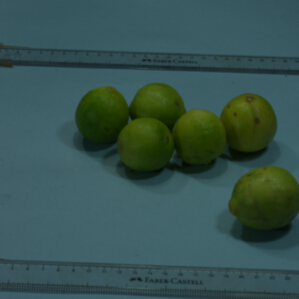
#> input picture lemons1.jpeg, 299 x 299 px; the run also reads 1 picture not shown here
$ jupyter execute Lemon_Counter_final.ipynb
#> lines starting #> are read from the running program, lines starting #| are printed output that depends on the picture; after the words box and inside, x2 and y2 are one past the last pixel; in counts of white or black regions, pixels touching at a corner belong together; long printed decimals are rounded
For this task of counting the lemons from images, I used Computer Vision library(OpenCV).
  With the help of OpenCV and image processing algorithms, first I preprocess the image, detect color for lemons, then to distinguish between boundary of object and it's background I use morphological operations. Finally contour tracking for counting the number of objects.

[cell 1]
# Importing libraries
import numpy as np
import cv2
import matplotlib.pyplot as plt
import time
from google.colab.patches import cv2_imshow

# defining lemonCounter function
def lemonCounter(path):
  # starting time of execution
#> called with path = 'lemons1.jpeg'
  start_time = time.time()

  image = cv2.imread(path, 1)
#> image is the input picture: shape (299, 299, 3); mean B, G, R 78.6, 82.5, 54.2

  # Color detection for different green modes for lemons
  lower, upper = ([25,52,72], [102,255,255])  # pixels other range get dark
  lower = np.array(lower, dtype = "uint8")
  upper = np.array(upper, dtype = "uint8")
  kernal = np.ones((7,7), 'uint8')
  mask = cv2.inRange(image, lower, upper)
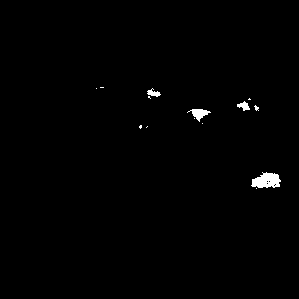
#> mask: shape (299, 299); 0.73% white; 14 white regions (10 under 20 px), largest, box (x1, y1, x2, y2) and area: (251, 172, 281, 188) 338, (187, 109, 211, 122) 138, (237, 101, 250, 111) 70, (147, 88, 161, 97) 64
  green_mask = cv2.dilate(mask, kernal)
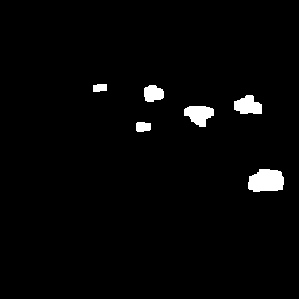
#> green_mask: shape (299, 299); 2.3% white; 6 white regions, box (x1, y1, x2, y2) and area: (248, 169, 284, 192) 683, (184, 106, 214, 127) 431, (234, 95, 262, 114) 395, (144, 85, 164, 102) 272, (136, 122, 151, 132) 134, (93, 84, 107, 92) 101
  output = cv2.bitwise_and(image, image, mask = green_mask)
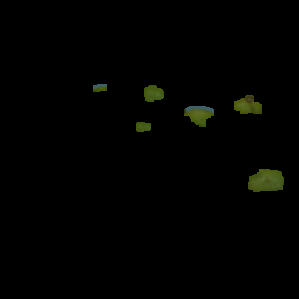
#> output: shape (299, 299, 3); mean B, G, R 0.7, 2, 1.6

  #gray correction of image
  gray = cv2.cvtColor(output, cv2.COLOR_BGR2GRAY)
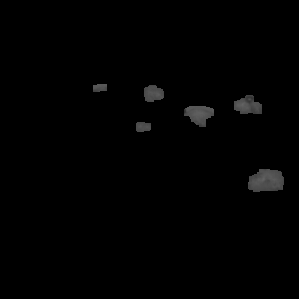
#> gray: shape (299, 299); min 0, max 100, mean 1.8
  gray = np.array(255 * (gray / 255) ** 1.3, dtype='uint8')

  # filtering image, applying gaussian blur with kernel size (7,7)
  gray = cv2.GaussianBlur(gray, (7,7), cv2.BORDER_ISOLATED)
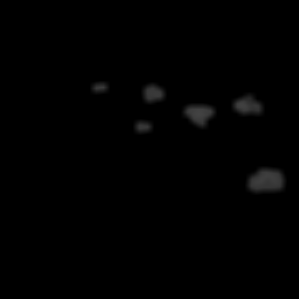
#> gray: shape (299, 299); min 0, max 67, mean 1.2

  # segmentation using otsu thresholding for seperation of background and object
  ret3,gray = cv2.threshold(gray,0,255,cv2.THRESH_BINARY+cv2.THRESH_OTSU)
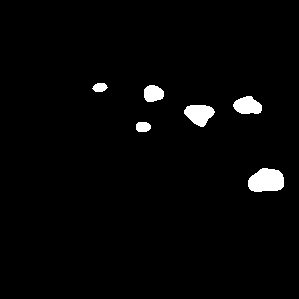
#> gray: shape (299, 299); 2.3% white; 6 white regions
#> ret3 = 22
  gray = cv2.GaussianBlur(gray, (7,7), cv2.BORDER_ISOLATED) #filtering again for removing unnecessary area
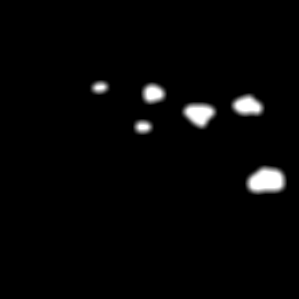
#> gray: shape (299, 299); min 0, max 255, mean 5.9

  # morphological operations for processing the image for elliptical objects
  kernel = cv2.getStructuringElement(cv2.MORPH_ELLIPSE, (5,5))
  gray = cv2.morphologyEx(gray, cv2.MORPH_OPEN, kernel, iterations=3)

  # using findContours function for finding white objects from black background
  count, hier = cv2.findContours(gray, cv2.RETR_CCOMP, cv2.CHAIN_APPROX_SIMPLE)
#> count = 6 contours; box (x1, y1, x2, y2) and area: (245, 165, 287, 195) 1018, (181, 102, 218, 130) 750, (230, 93, 265, 117) 648, (141, 82, 167, 105) 474, (133, 119, 154, 135) 258, (89, 80, 111, 95) 240
  num = str(len(count))
#> num = '6'
  end_time = time.time()
  time_taken = end_time-start_time

  return gray, image, time_taken, num

[cell 2]
paths = ['lemons1.jpeg', 'lemon1.jpg', 'lemon3.jpg', 'lemon4.jpg', 'lemon5.jpg', 'lemon7.jpg']
for path in paths:
  gray, img, time_taken, num = lemonCounter(path)
#> time_taken = 0.0313; num = '6'
  plt.figure(figsize = (8,8))
  plt.axis('off')
  plt.imshow(img)
  plt.show()
  plt.figure(figsize = (8,8))
  plt.axis('off')
  plt.imshow(gray)
  plt.show()
  print("Time taken for execution(in ms):", time_taken*1000)
#| Time taken for execution(in ms): 31.334
  print("Total number of lemons detected:", num)
#| Total number of lemons detected: 6
#> pass 2 of the loop `for path in paths:`:
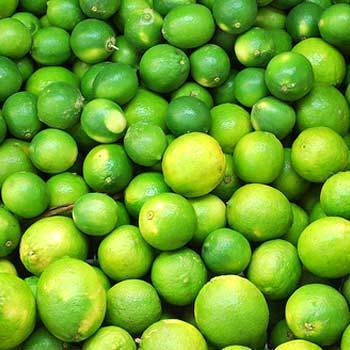
#> input picture lemon1.jpg, 350 x 350 px
#> in lemonCounter, image is the input picture: shape (350, 350, 3); mean B, G, R 41, 165.2, 109.4
#> in lemonCounter (call 2), `mask = cv2.inRange(image, lower, upper)`:
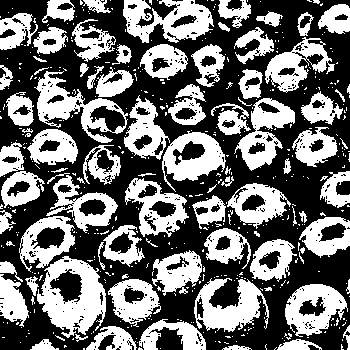
#> mask: shape (350, 350); 43.4% white; 495 white regions (409 under 20 px), largest, box (x1, y1, x2, y2) and area: (37, 256, 106, 338) 3078, (123, 0, 214, 43) 2268, (34, 71, 128, 143) 2205
#> green_mask: shape (350, 350); 83.6% white; 139 black regions (64 under 20 px), largest, box (x1, y1, x2, y2) and area: (240, 251, 350, 350) 2271, (257, 152, 345, 219) 1575, (251, 0, 321, 49) 954
#> output: shape (350, 350, 3)
#> ret3 = 98
#> in lemonCounter (call 2), `gray = cv2.morphologyEx(gray, cv2.MORPH_OPEN, kernel, iterations=3)`:
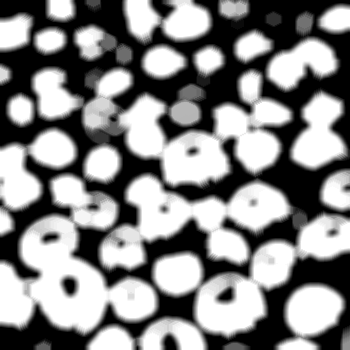
#> gray: shape (350, 350); min 0, max 255, mean 135.3
#> count = 49 contours, 22 with area under 20; largest, box (x1, y1, x2, y2) and area: (0, 3, 350, 350) 75376, (0, 126, 79, 238) 4516, (288, 87, 350, 172) 3510, (273, 282, 347, 350) 3393, (121, 0, 214, 46) 3270
#> in lemonCounter (call 2), `num = str(len(count))`: num = '49'
#> `gray, img, time_taken, num = lemonCounter(path)`: time_taken = 0.0564; num = '49'
#| Time taken for execution(in ms): 56.380
#| Total number of lemons detected: 49
#> pass 3 of the loop `for path in paths:`:
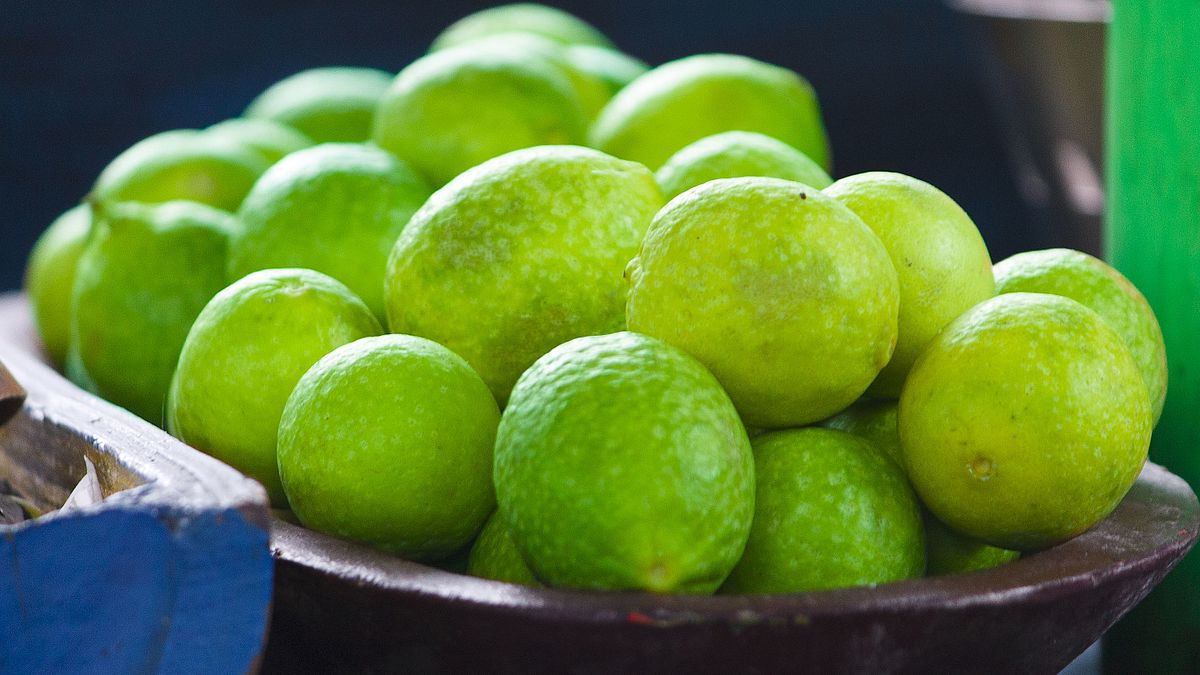
#> input picture lemon3.jpg, 1200 x 675 px
#> in lemonCounter, image is the input picture: shape (675, 1200, 3); mean B, G, R 56.3, 125.1, 92.3
#> in lemonCounter (call 3), `mask = cv2.inRange(image, lower, upper)`:
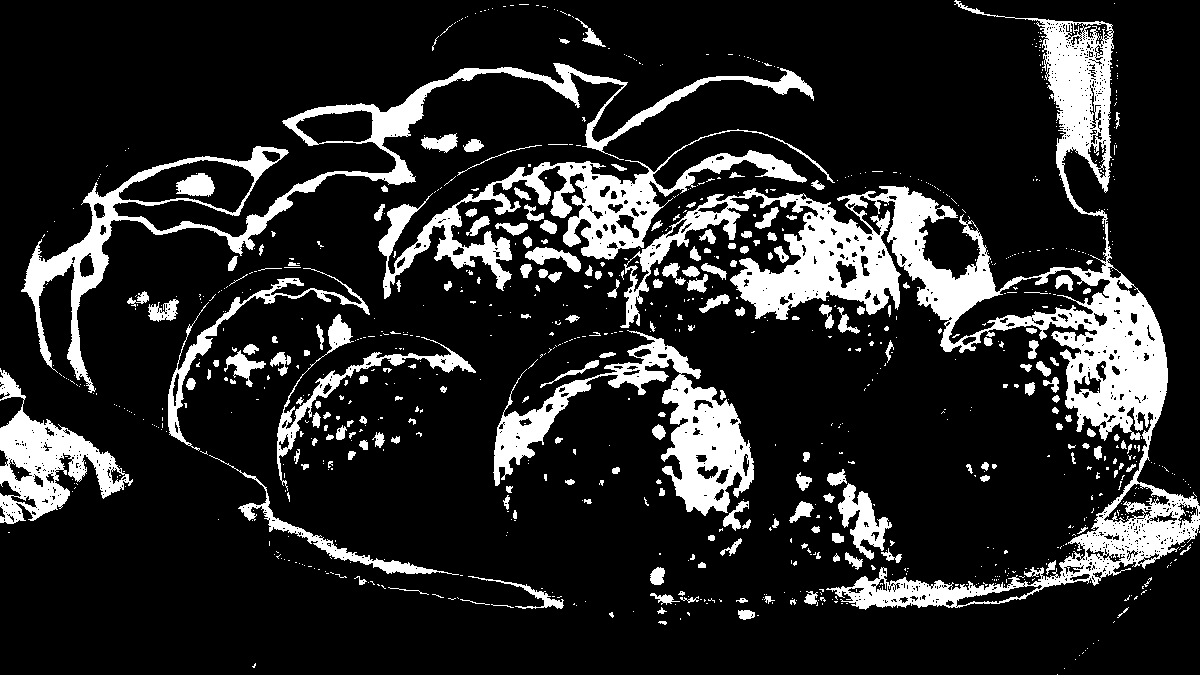
#> mask: shape (675, 1200); 15.9% white; 931 white regions (726 under 20 px), largest, box (x1, y1, x2, y2) and area: (620, 0, 1200, 610) 51023, (21, 63, 814, 393) 16277, (378, 129, 835, 299) 13420
#> green_mask: shape (675, 1200); 32.5% white; 127 white regions, largest, box (x1, y1, x2, y2) and area: (18, 0, 1200, 613) 196635, (149, 255, 567, 612) 16601, (204, 311, 484, 505) 14896
#> output: shape (675, 1200, 3)
#> ret3 = 65
#> in lemonCounter (call 3), `gray = cv2.morphologyEx(gray, cv2.MORPH_OPEN, kernel, iterations=3)`:
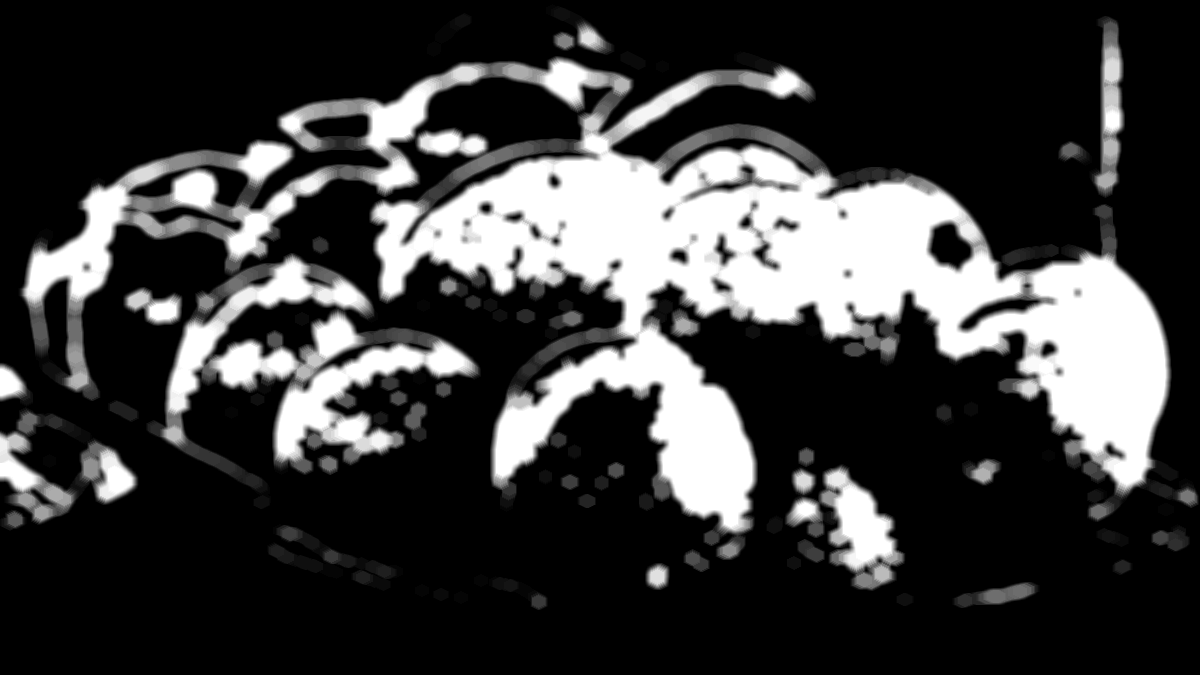
#> gray: shape (675, 1200); min 0, max 255, mean 59.4
#> count = 168 contours, 85 with area under 20; largest, box (x1, y1, x2, y2) and area: (18, 51, 1199, 560) 255264, (0, 362, 139, 525) 11064, (784, 447, 906, 591) 8690, (417, 77, 581, 151) 7272, (1089, 16, 1125, 198) 3820
#> in lemonCounter (call 3), `num = str(len(count))`: num = '168'
#> `gray, img, time_taken, num = lemonCounter(path)`: time_taken = 0.262; num = '168'
#| Time taken for execution(in ms): 261.757
#| Total number of lemons detected: 168
#> the loop made 6 passes; the first 3 are shown

[cell 3]
path = str(input())
#> the answer given: lemon1.jpg
#> path = 'lemon1.jpg'
gray, img, time_taken, num = lemonCounter(path)
#> in lemonCounter (call 7), `count, hier = cv2.findContours(gray, cv2.RETR_CCOMP, cv2.CHAIN_APPROX_..`: count = 49 contours, 22 with area under 20; largest, box (x1, y1, x2, y2) and area: (0, 3, 350, 350) 75376, (0, 126, 79, 238) 4516, (288, 87, 350, 172) 3510, (273, 282, 347, 350) 3393, (121, 0, 214, 46) 3270
#> time_taken = 0.00536; num = '49'
plt.figure(figsize = (8,8))
plt.axis('off')
plt.imshow(img)
plt.show()
plt.figure(figsize = (8,8))
plt.axis('off')
plt.imshow(gray)
plt.show()
print("Time taken for execution:", time_taken)
#| Time taken for execution: 0.005359
print("Total number of lemons detected:", num)
#| Total number of lemons detected: 49
